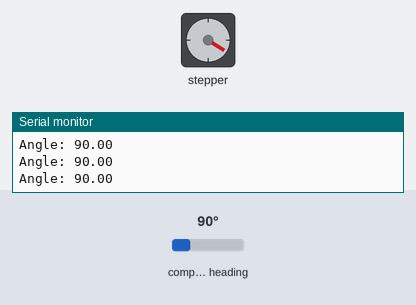
A sketch run on a simulated Arduino Uno, built with avr-gcc and run on an emulated ATmega328P. Shown: stepper motor, the last lines printed to the serial monitor. Wiring (inferred from the names in the program): stepper motor driver (200 steps per turn assumed): step pin 3; direction pin 4. Inputs (shaded band) come from the test bench; at power-on: compass heading 90°.

Above: at 1.2 s.
1.3 s: compass heading set to 7°
At 1.68 s:
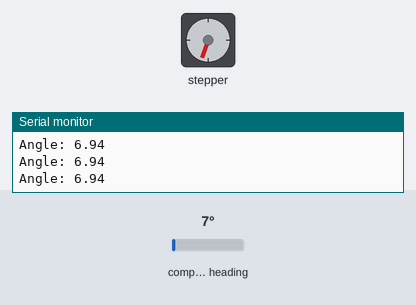
4.3 s: compass heading set to 90°
At 4.48 s:
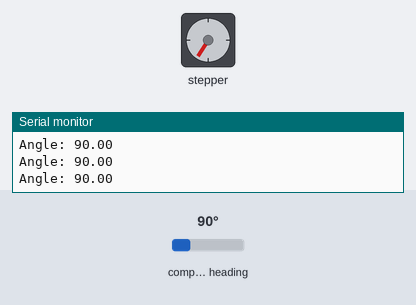
Timing chart, 0 to 16.3 s (numbered marks = the images above; inputs shaded):
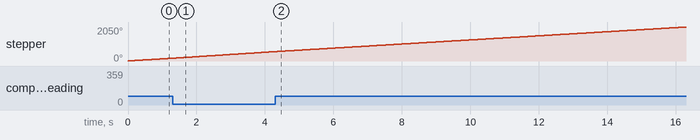

The sketch:

Motor_Calibration.ino
```cpp
#include <Wire.h>
#include <AS5600.h>

const int dirPin = 4;
const int stepPin = 3;

const int stepsPerRevolution = 200;
const float thresholdDegree = 1.0; // toleransi sekitar 0 derajat

AS5600 encoder;

void setup() {
  pinMode(stepPin, OUTPUT);
  pinMode(dirPin, OUTPUT);
  digitalWrite(dirPin, HIGH); // Putar searah jarum jam

  Serial.begin(9600);
  Wire.begin();

  // Inisialisasi AS5600
  if (!encoder.begin()) {
    Serial.println("AS5600 tidak terdeteksi!");
    while (1);
  }
}

void loop() {
  // Baca sudut dari AS5600 (0 - 4095)
  uint16_t angleRaw = encoder.readAngle();
  float angleDeg = (angleRaw / 4096.0) * 360.0;

  Serial.print("Angle: ");
  Serial.println(angleDeg);

  // Hentikan motor jika mendekati 0 derajat
  if (angleDeg < thresholdDegree || angleDeg > (360.0 - thresholdDegree)) {
    Serial.println("Sudut 0 derajat tercapai. Motor berhenti.");
    while (true); // Hentikan program
  }

  // Jalankan stepper motor
  digitalWrite(stepPin, HIGH);
  delayMicroseconds(500);
  digitalWrite(stepPin, LOW);
  delayMicroseconds(500);
}
```
